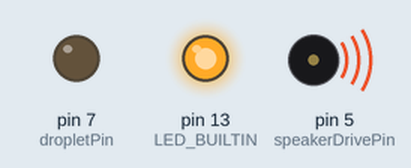
Simulated run of this sketch. Board: Arduino Uno, built with avr-gcc and run on an emulated ATmega328P. On the bench: output pins drawn as LEDs (lit = HIGH), buzzer (waves = sounding, pin HIGH).

Above: at 1.0 s.
At 6.5 s:
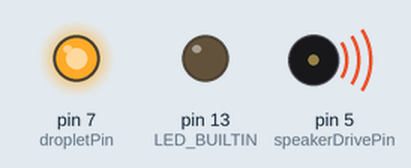
At 11.5 s:
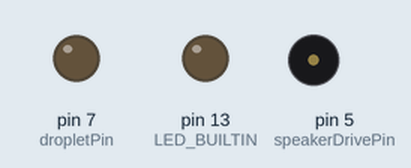
Timing chart, 0 to 15.6 s (numbered marks = the images above):
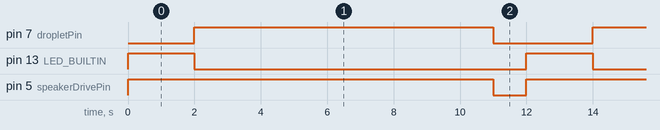

Measured:
- by itself, pin 7 (dropletPin): alternates HIGH for 9.0 s and LOW for 3.0 s
- by itself, pin 13 (LED_BUILTIN): alternates HIGH for 2.0 s and LOW for 10.0 s
- by itself, pin 5 (speakerDrivePin): alternates HIGH for 11.0 s and LOW for 1.0 s

The sketch:

droplet_generation_and_speaker_controller.ino
```cpp
const int dropletPin = 7;
const int speakerDrivePin = 5;
// the setup function runs once when you press reset or power the board
void setup() {
  // initialize digital pin LED_BUILTIN as an output.
  pinMode(LED_BUILTIN, OUTPUT);
  pinMode(dropletPin, OUTPUT);
  pinMode(speakerDrivePin, OUTPUT);
  digitalWrite(LED_BUILTIN, LOW);  // turn the LED on (HIGH is the voltage level)
  digitalWrite(dropletPin, LOW);
  digitalWrite(speakerDrivePin, LOW);
}
// the loop function runs over and over again forever
void loop() {
  digitalWrite(speakerDrivePin, HIGH);//activate speaker
  digitalWrite(LED_BUILTIN,HIGH);
  delay(2000);
  digitalWrite(LED_BUILTIN,LOW);
  digitalWrite(dropletPin, HIGH);   //lift arm making droplet
  delay(9000);                      // wait for droplet to run its course
  digitalWrite(speakerDrivePin, LOW);   //remove signal from speaker
  digitalWrite(dropletPin, LOW);    //reset droplet arm ready for next droplet
  delay(1000);
}
```
